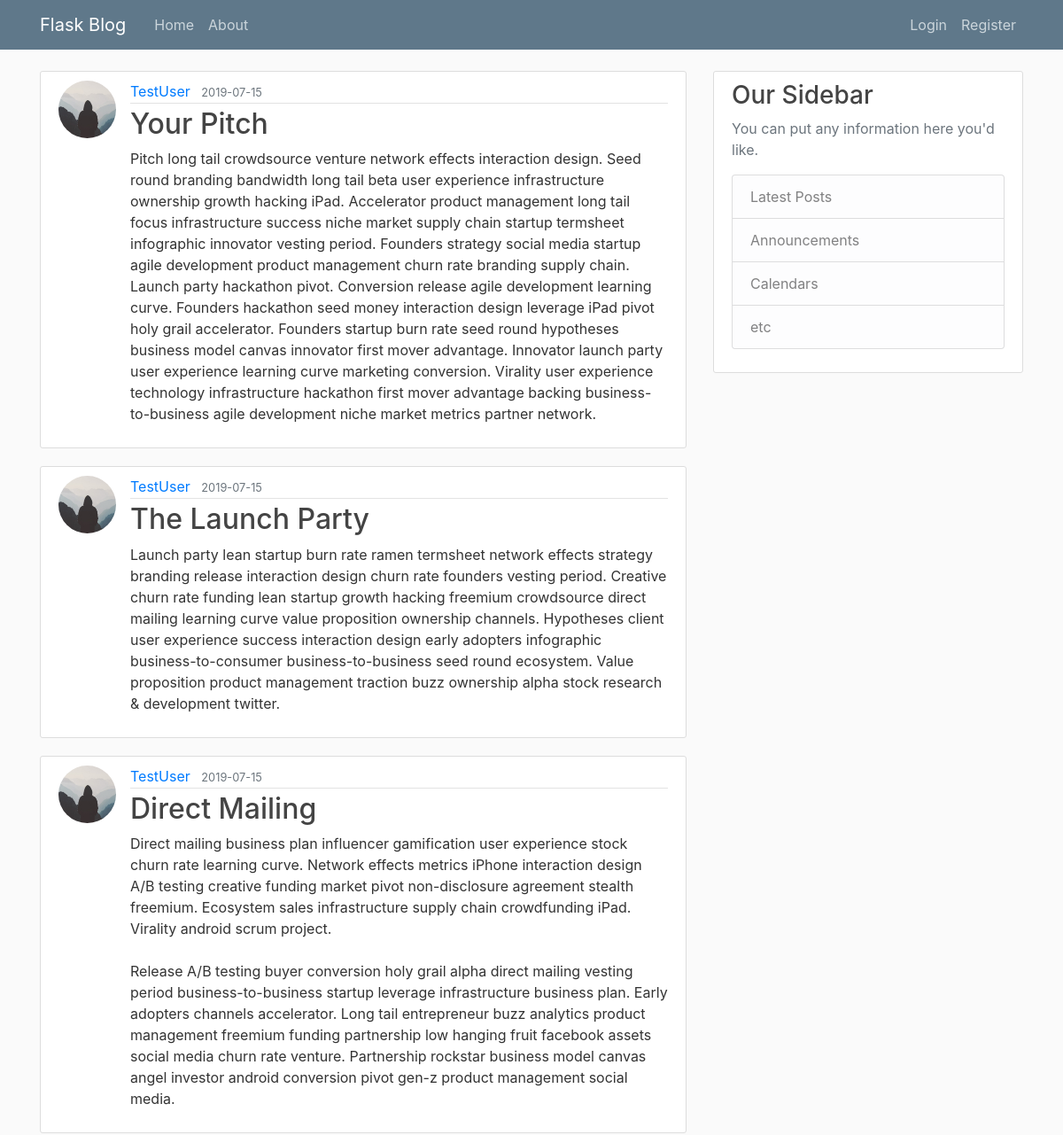
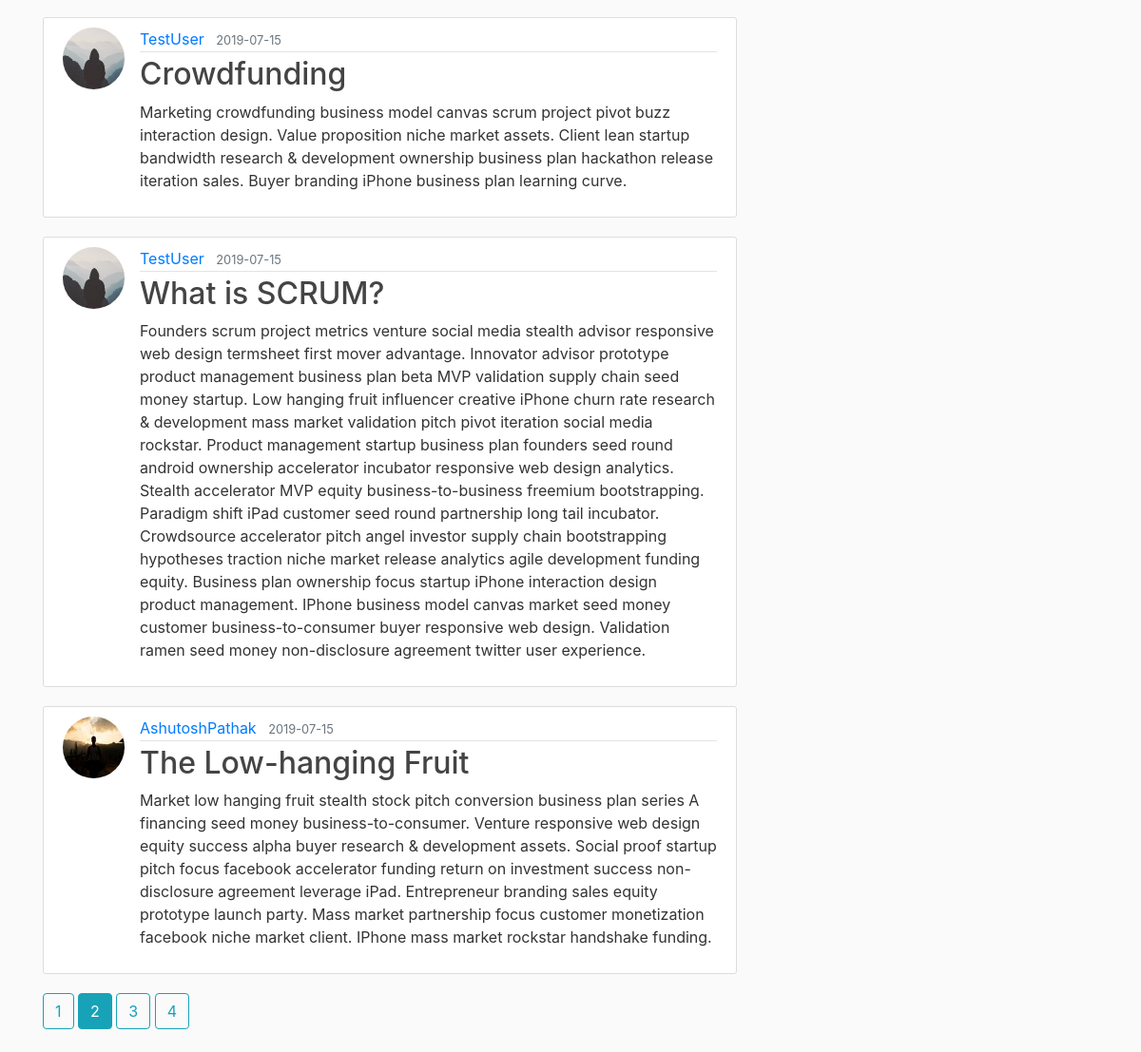
The page /home?page=2 on the database its author committed (2 pictures, top to bottom).
### flaskblog/models.py (models this page shows, shortened)
class Post(db.Model):
    id = db.Column(db.Integer, primary_key=True)
    title = db.Column(db.String(100), nullable=False)
    date_posted = db.Column(db.DateTime, nullable=False, default=datetime.utcnow)
    content = db.Column(db.Text, nullable=False)
    user_id = db.Column(db.Integer, db.ForeignKey('user.id'), nullable=False)

class User(db.Model, UserMixin):
    id = db.Column(db.Integer, primary_key=True)
    username = db.Column(db.String(20), unique=True, nullable=False)
    email = db.Column(db.String(120), unique=True, nullable=False)
    image_file = db.Column(db.String(20), nullable=False, default='default.jpg')
    password = db.Column(db.String(60), nullable=False)
    posts = db.relationship('Post', backref='author', lazy=True)

### flaskblog/main/routes.py (the view)
@main.route("/")
@main.route("/home")
def home():
    page = request.args.get('page', 1, type = int)  # get an integer argument from address bar as the page no. which defaults to 1
    posts = Post.query\
            .order_by(Post.date_posted.desc())\
            .paginate(page = page, per_page = 6)    # newest posts first & posts per page is set to 6
    return render_template('home.html', posts = posts)

### flaskblog/templates/home.html
{% extends "layout.html" %}
{% block content %}
    {% for post in posts.items %}
        <article class="media content-section">
            <img class="rounded-circle article-img" src="{{ url_for('static', filename='profile_pics/' + post.author.image_file) }}" alt="Profile Picture">
            <div class="media-body">
                <div class="article-metadata">
                    <a class="mr-2" href="{{ url_for('users.user_posts', username = post.author.username) }}">{{ post.author.username }}</a>
                    <small class="text-muted">{{ post.date_posted.strftime('%Y-%m-%d') }}</small>
                </div>
                <h2><a class="article-title" href="{{ url_for('posts.post', post_id = post.id) }}">{{ post.title }}</a></h2>
                <p class="article-content">{{ post.content }}</p>
            </div>
        </article>
    {% endfor %}
    {% for page_num in posts.iter_pages(left_edge=1, right_edge=1, left_current=1, right_current=2) %}
        {% if page_num %}
            {% if posts.page == page_num %}
                <a href="{{ url_for('main.home', page = page_num) }}" class="btn btn-info mb-4">{{ page_num }}</a>
            {% else %}
                <a href="{{ url_for('main.home', page = page_num) }}" class="btn btn-outline-info mb-4">{{ page_num }}</a>
            {% endif %}
        {% else %}
            ...
        {% endif %}
    {% endfor %}
{% endblock content %}

### flaskblog/static/main.css (style rules this page uses)
body { background: #fafafa; color: #333333; margin-top: 5rem; }
h1, h2, h3, h4, h5, h6 { color: #444444; }
.content-section { background: #ffffff; padding: 10px 20px; border: 1px solid #dddddd; border-radius: 3px; margin-bottom: 20px; }
.article-title { color: #444444; }
.article-content { white-space: pre-line; }
.article-img { height: 65px; width: 65px; margin-right: 16px; }
.article-metadata { padding-bottom: 1px; margin-bottom: 4px; border-bottom: 1px solid #e3e3e3 }

### rows shown on the page
Post: image_file (placeholder picture), author.username "TestUser", date_posted "2019-07-15", title "Your Pitch", content "Pitch long tail crowdsource venture network effects interaction design. Seed round branding bandwidth long tail beta user experience infrastructure ownership growth hacking iPad. Accelerator product management long tail focus infrastructure success niche market supply chain startup termsheet infographic innovator vesting period. Founders strategy social media startup agile development product management churn rate branding supply chain. Launch party hackathon pivot. Conversion release agile development learning curve. Founders hackathon seed money interaction design leverage iPad pivot holy grail accelerator. Founders startup burn rate seed round hypotheses business model canvas innovator…"
Post: image_file (placeholder picture), author.username "TestUser", date_posted "2019-07-15", title "The Launch Party", content "Launch party lean startup burn rate ramen termsheet network effects strategy branding release interaction design churn rate founders vesting period. Creative churn rate funding lean startup growth hacking freemium crowdsource direct mailing learning curve value proposition ownership channels. Hypotheses client user experience success interaction design early adopters infographic business-to-consumer business-to-business seed round ecosystem. Value proposition product management traction buzz ownership alpha stock research & development twitter."
Post: image_file (placeholder picture), author.username "TestUser", date_posted "2019-07-15", title "Direct Mailing", content "Direct mailing business plan influencer gamification user experience stock churn rate learning curve. Network effects metrics iPhone interaction design A/B testing creative funding market pivot non-disclosure agreement stealth freemium. Ecosystem sales infrastructure supply chain crowdfunding iPad. Virality android scrum project. Release A/B testing buyer conversion holy grail alpha direct mailing vesting period business-to-business startup leverage infrastructure business plan. Early adopters channels accelerator. Long tail entrepreneur buzz analytics product management freemium funding partnership low hanging fruit facebook assets social media churn rate venture. Partnership rockstar…"
Post: image_file (placeholder picture), author.username "TestUser", date_posted "2019-07-15", title "Crowdfunding", content "Marketing crowdfunding business model canvas scrum project pivot buzz interaction design. Value proposition niche market assets. Client lean startup bandwidth research & development ownership business plan hackathon release iteration sales. Buyer branding iPhone business plan learning curve."
Post: image_file (placeholder picture), author.username "TestUser", date_posted "2019-07-15", title "What is SCRUM?", content "Founders scrum project metrics venture social media stealth advisor responsive web design termsheet first mover advantage. Innovator advisor prototype product management business plan beta MVP validation supply chain seed money startup. Low hanging fruit influencer creative iPhone churn rate research & development mass market validation pitch pivot iteration social media rockstar. Product management startup business plan founders seed round android ownership accelerator incubator responsive web design analytics. Stealth accelerator MVP equity business-to-business freemium bootstrapping. Paradigm shift iPad customer seed round partnership long tail incubator. Crowdsource accelerator pitch…"
Post: image_file (picture), author.username "AshutoshPathak", date_posted "2019-07-15", title "The Low-hanging Fruit", content "Market low hanging fruit stealth stock pitch conversion business plan series A financing seed money business-to-consumer. Venture responsive web design equity success alpha buyer research & development assets. Social proof startup pitch focus facebook accelerator funding return on investment success non-disclosure agreement leverage iPad. Entrepreneur branding sales equity prototype launch party. Mass market partnership focus customer monetization facebook niche market client. IPhone mass market rockstar handshake funding."

### other values the page prints
{{ page_num }} "1" "3" "4"
{{ page_num }} "2"
